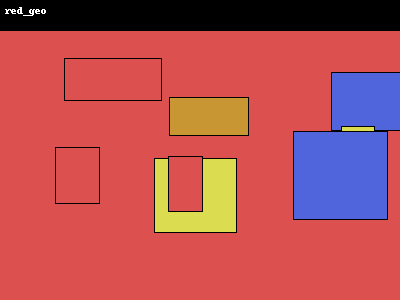
#> input picture multimodal_rag/images/img_01.png, 400 x 300 px, found by its file name
$ python test_run.py
#> lines starting #> are read from the running program, lines starting #| are printed output that depends on the picture
### multimodal_rag/src/image_encoder.py
"""
图片编码器模块
提供像素级特征提取（完全免费）和可选的OpenAI Vision编码
"""
import os
import json
import base64
import numpy as np
from PIL import Image
from io import BytesIO


class ImageEncoder:
    """
    图片编码器 - 支持像素特征和OpenAI Vision两种模式
    """

    def __init__(self, mode: str = "pixel", api_key: str = None):
        """
        Args:
            mode: "pixel" (免费像素特征) | "openai" (需API Key)
            api_key: OpenAI API Key (仅openai模式需要)
        """
        self.mode = mode
        self.api_key = api_key or os.environ.get("OPENAI_API_KEY", "")
        self.dim = 128
        print("[ENCODER] 模式: %s, 维度: %d" % (self.mode, self.dim))

    def encode_image(self, image_path: str):
        """编码单张图片"""
        return self._encode_pixel(image_path)

    def _encode_pixel(self, image_path: str):
        """像素级特征提取 (完全免费)"""
        try:
            img = Image.open(image_path).convert('RGB')
            img = img.resize((224, 224))
            arr = np.array(img, dtype=np.float32) / 255.0

            features = []

            # 颜色直方图
            for i in range(3):
                hist, _ = np.histogram(arr[:, :, i], bins=16, range=(0, 1))
                features.extend((hist / max(hist.sum(), 1)).tolist())

            # 空间颜色分布
            h, w = arr.shape[:2]
            hh, hw = h // 2, w // 2
            for ys, ye in [(0, hh), (hh, h)]:
                for xs, xe in [(0, hw), (hw, w)]:
                    patch = arr[ys:ye, xs:xe]
                    features.extend(patch.mean(axis=(0, 1)).tolist())

            # 梯度特征 (修复维度对齐)
            gray = arr.mean(axis=2)
            dx = np.diff(gray, axis=1)
            dy = np.diff(gray, axis=0)
            mh = min(dx.shape[0], dy.shape[0])
            mw = min(dx.shape[1], dy.shape[1])
            grad = np.sqrt(dx[:mh, :mw]**2 + dy[:mh, :mw]**2)
            gmax = grad.max()
            if gmax > 0:
                hg, _ = np.histogram(grad, bins=16, range=(0, gmax))
            else:
                hg = np.zeros(16)
            features.extend((hg / max(hg.sum(), 1)).tolist())

            # 统计
            features.append(float(grad.mean()))
            features.append(float(arr.mean()))
            features.append(float(arr.std()))
            features.append(float(w / max(h, 1)))
            features.append(float(arr.std(axis=(0,1)).mean()))

            vec = np.array(features, dtype=np.float32)
            n = np.linalg.norm(vec)
            if n > 0:
                vec /= n
            return vec
        except Exception as e:
            print("  [WARN] 编码失败 %s: %s" % (image_path, e))
            return np.zeros(self.dim, dtype=np.float32)

    def encode_text(self, text: str) -> np.ndarray:
        """
        编码文本查询 (用于以文搜图)
        像素模式下用随机投影模拟
        """
        # 基于文本哈希的简单投影 (像素模式下无更好选择)
        np.random.seed(abs(hash(text)) % (2**31))
        vec = np.random.randn(self.dim).astype(np.float32)
        vec /= np.linalg.norm(vec) + 1e-8

        # 加入文本长度等简单特征作为偏置
        words = text.lower().split()
        for word in words[:10]:
            whash = hash(word) % self.dim
            vec[whash % self.dim] += 0.1

        vec /= np.linalg.norm(vec) + 1e-8
        return vec

    # [16 lines left out: functions encode_batch, auto_select_encoder, not called in this run]

### multimodal_rag/src/retriever.py
"""
多模态检索器
基于FAISS的视觉特征向量检索
"""
import os
import json
import pickle
import numpy as np
import faiss
from typing import List, Dict


class VisualRetriever:
    """
    视觉检索器
    使用FAISS进行高效的近似最近邻搜索
    """

    def __init__(self, persist_dir: str = "./index", dim: int = 128):
        self.persist_dir = persist_dir
        self.dim = dim
        self.index = None
        self.metadatas = []
        self.features = None

    # [8 lines left out: function build_index, not called in this run]

    def load(self, persist_dir: str = None) -> bool:
        """从磁盘加载索引"""
        if persist_dir:
            self.persist_dir = persist_dir

        idx_path = os.path.join(self.persist_dir, "faiss_index.bin")
        meta_path = os.path.join(self.persist_dir, "image_metadata.json")
        feat_path = os.path.join(self.persist_dir, "image_features.pkl")

        if not os.path.exists(idx_path):
            print("[WARN] 索引文件不存在: %s" % idx_path)
            return False

        self.index = faiss.read_index(idx_path)
        with open(meta_path, 'r', encoding='utf-8') as f:
            self.metadatas = json.load(f)
        with open(feat_path, 'rb') as f:
            self.features = pickle.load(f)

        print("[RETRIEVER] 已加载: %d 张图片, 维度 %d" % (self.index.ntotal, self.dim))
        return True

    # [9 lines left out: function save, not called in this run]

    def search(self, query_vector: np.ndarray, k: int = 5) -> List[Dict]:
        """执行向量搜索"""
        if self.index is None:
            print("[ERROR] 索引未加载！")
            return []

        q = query_vector.astype(np.float32).reshape(1, -1)

        # 维度对齐
        if q.shape[1] != self.dim:
            print("[WARN] 查询维度(%d)与索引维度(%d)不匹配" % (q.shape[1], self.dim))
            if q.shape[1] < self.dim:
                q = np.concatenate([q, np.zeros((1, self.dim - q.shape[1]), dtype=np.float32)], axis=1)
            else:
                q = q[:, :self.dim]

        faiss.normalize_L2(q)
        k = min(k, self.index.ntotal)
        scores, indices = self.index.search(q, k)

        results = []
        for score, idx in zip(scores[0], indices[0]):
            if idx >= 0 and idx < len(self.metadatas):
                meta = self.metadatas[idx]
                results.append({
                    "filename": meta.get("filename", "unknown"),
                    "filepath": meta.get("filepath", ""),
                    "score": float(score),
                    "feature_idx": int(idx),
                })
        return results

    def search_by_text(self, text: str, encoder, k: int = 5) -> List[Dict]:
        """文本搜索: 编码文本 → 向量搜索"""
        text_vec = encoder.encode_text(text)
        return self.search(text_vec, k)

    def search_by_image(self, image_path: str, encoder, k: int = 5) -> List[Dict]:
        """以图搜图: 编码图片 → 向量搜索"""
        result = encoder.encode_image(image_path)
        return self.search(result, k)


# [21 lines that do not run on import are left out]

### multimodal_rag/src/generator.py
"""
多模态生成器
基于GPT-4o的多模态问答生成 (支持Mock模式)
"""
import os
from typing import List, Dict


class VisualGenerator:
    """基于GPT-4o的视觉问答生成器"""

    # [66 lines left out: functions __init__, _get_client, generate_from_images, not called in this run]


class MockGenerator:
    """Mock生成器 - 不依赖API"""

    def generate_from_images(self, query: str, image_paths: List[str],
                              image_scores: List[float] = None) -> Dict:
        if image_scores is None:
            image_scores = [1.0] * len(image_paths)

        result = "=== Mock模式（未配置API Key）===\n\n"
        result += "查询: %s\n\n" % query
        result += "检索到的图片:\n"
        for path, score in zip(image_paths, image_scores):
            result += "  - %s (相关度: %.4f)\n" % (os.path.basename(path), score)
        result += "\n提示: 设置 OPENAI_API_KEY 启用AI生成回答"

        return {
            "answer": result,
            "images": [os.path.basename(p) for p in image_paths],
            "model": "MOCK",
        }


def create_generator(api_key: str = None):
    """工厂方法"""
    key = api_key or os.environ.get("OPENAI_API_KEY", "")
    if key:
        print("[GEN] GPT-4o 模式")
        return VisualGenerator(api_key=key)
    else:
        print("[GEN] Mock模式 (无API Key)")
        return MockGenerator()

### multimodal_rag/test_run.py
from retriever import VisualRetriever
from image_encoder import ImageEncoder
from generator import create_generator

encoder = ImageEncoder(mode='pixel')
retriever = VisualRetriever(persist_dir='D:/code_workspaces/multimodal_rag/index', dim=128)
retriever.load()
generator = create_generator()

print('\n=== ?????? ===')
results = retriever.search_by_text('cat', encoder, k=3)
for r in results:
    print('  %s (%.4f)' % (r['filename'], r['score']))

print('\n=== ?????? ===')
results2 = retriever.search_by_image('D:/code_workspaces/multimodal_rag/images/img_01.png', encoder, k=3)
#> in _encode_pixel, img is the input picture: PIL image 400x300 RGB; mean R, G, B 180.1, 79.4, 83.9
#> in _encode_pixel, `img = img.resize((224, 224))`:
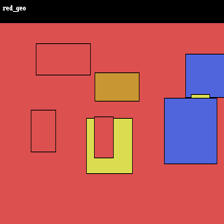
#> img: PIL image 224x224 RGB; mean R, G, B 180.1, 79.4, 83.9
#> after the loop in _encode_pixel, `for i in range(3):`: features = 48 values, max 0.736 at index 37, min 1.99e-05 at index 31, mean 0.0625
#> after the loop in _encode_pixel, `for ys, ye in [(0, hh), (hh, h)]:`:
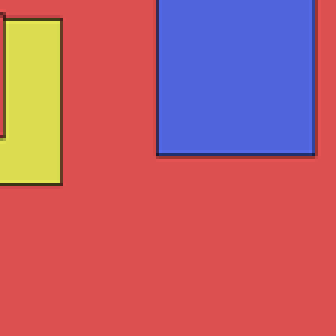
#> patch: shape (112, 112, 3) float32 (shown 3 times larger); mean R, G, B 0.733, 0.371, 0.427
#> after the loop in _encode_pixel, `for ys, ye in [(0, hh), (hh, h)]:`: features = 60 values, max 0.851 at index 54, min 1.99e-05 at index 31, mean 0.14
#> in _encode_pixel, `gray = arr.mean(axis=2)`:
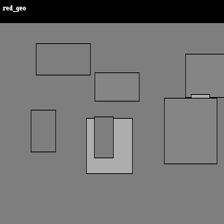
#> gray: shape (224, 224) float32; min 0, max 0.976, mean 0.449
#> in _encode_pixel, `dx = np.diff(gray, axis=1)`:
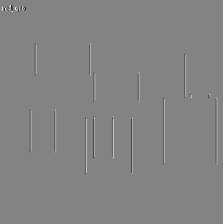
#> dx: shape (224, 223) float32; min -0.91, max 0.851, mean 7.41e-06; drawn with min black and max white
#> in _encode_pixel, `dy = np.diff(gray, axis=0)`:
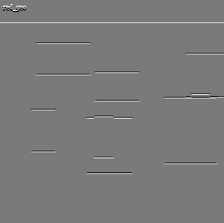
#> dy: shape (223, 224) float32; min -0.714, max 0.769, mean 0.00223; drawn with min black and max white
#> in _encode_pixel, `grad = np.sqrt(dx[:mh, :mw]**2 + dy[:mh, :mw]**2)`:
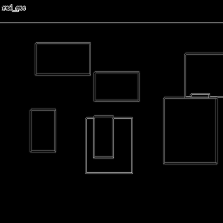
#> grad: shape (223, 223) float32; min 0, max 1.01, mean 0.0175; drawn with min black and max white
#> in _encode_pixel, `gmax = grad.max()`: gmax = 1.01
#> in _encode_pixel, `hg, _ = np.histogram(grad, bins=16, range=(0, gmax))`: hg = [46571, 499, 594, 567, 628, 264, 426, 20, 113, 18, 7, 13, 2, 6, 0, 1]
#> in _encode_pixel, `vec = np.array(features, dtype=np.float32)`: vec = 81 values, max 1 at index 79, min 0 at index 74, mean 0.14
#> in _encode_pixel, `n = np.linalg.norm(vec)`: n = 2.59
#> in _encode_pixel, `vec /= n`: vec = 81 values, max 0.386 at index 79, min 0 at index 74, mean 0.0542
#> in search_by_image, `result = encoder.encode_image(image_path)`: result has the same summary as vec in _encode_pixel
#> results2 = []
for r in results2:
    print('  %s (%.4f)' % (r['filename'], r['score']))
#> this loop made 0 passes

print('\n=== Mock???? ===')
resp = generator.generate_from_images('?????', ['D:/code_workspaces/multimodal_rag/images/img_01.png'], [0.95])
print(resp['answer'])
print('\n???????')

$ run again, with multimodal_rag/images/img_02.png copied over multimodal_rag/images/img_01.png
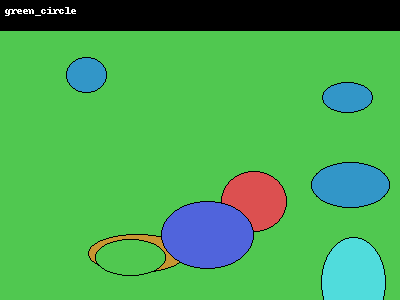
#> input picture multimodal_rag/images/img_02.png, 400 x 300 px, found by its file name
#> in _encode_pixel, img is the input picture: PIL image 400x300 RGB; mean R, G, B 73.8, 169.6, 85.4
#> img: PIL image 224x224 RGB
#> after the loop in _encode_pixel, `for i in range(3):`: features = 48 values, max 0.802 at index 5, min 0.00012 at index 15, mean 0.0625
#> after the loop in _encode_pixel, `for ys, ye in [(0, hh), (hh, h)]:`:
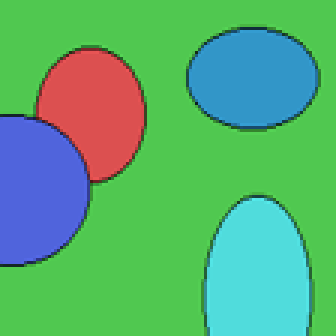
#> patch: shape (112, 112, 3) float32 (shown 3 times larger); mean R, G, B 0.344, 0.683, 0.462
#> after the loop in _encode_pixel, `for ys, ye in [(0, hh), (hh, h)]:`: features = 60 values, max 0.802 at index 5, min 0.00012 at index 15, mean 0.136
#> in _encode_pixel, `grad = np.sqrt(dx[:mh, :mw]**2 + dy[:mh, :mw]**2)`:
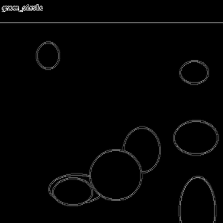
#> grad: shape (223, 223) float32; min 0, max 1.01, mean 0.0146; drawn with min black and max white
#> gmax = 1.01
#> hg = [46965, 572, 429, 535, 454, 270, 344, 44, 43, 23, 17, 16, 8, 4, 2, 3]
#> in _encode_pixel, `vec = np.array(features, dtype=np.float32)`: vec = 81 values, max 1 at index 79, min 4.02e-05 at index 74, mean 0.137
#> n = 2.57
#> in _encode_pixel, `vec /= n`: vec = 81 values, max 0.39 at index 79, min 1.57e-05 at index 74, mean 0.0532
#> result has the same summary as vec in _encode_pixel
#> results2 = []

$ run again, with multimodal_rag/images/img_08.png copied over multimodal_rag/images/img_01.png
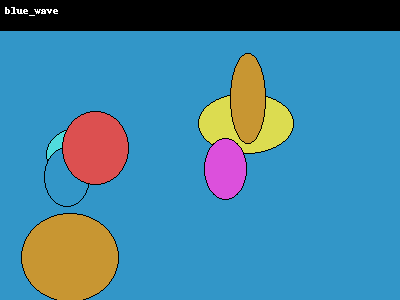
#> input picture multimodal_rag/images/img_08.png, 400 x 300 px, found by its file name
#> in _encode_pixel, img is the input picture: PIL image 400x300 RGB; mean R, G, B 67.7, 131.9, 160.7
#> img: PIL image 224x224 RGB
#> after the loop in _encode_pixel, `for i in range(3):`: features = 48 values, max 0.801 at index 25, min 7.97e-05 at index 15, mean 0.0625
#> after the loop in _encode_pixel, `for ys, ye in [(0, hh), (hh, h)]:`:
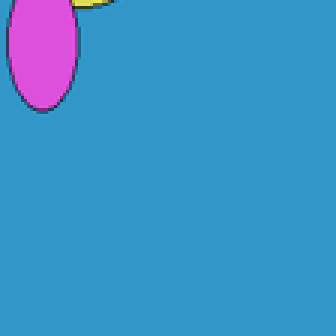
#> patch: shape (112, 112, 3) float32 (shown 3 times larger); mean R, G, B 0.234, 0.571, 0.784
#> after the loop in _encode_pixel, `for ys, ye in [(0, hh), (hh, h)]:`: features = 60 values, max 0.801 at index 25, min 7.97e-05 at index 15, mean 0.144
#> in _encode_pixel, `grad = np.sqrt(dx[:mh, :mw]**2 + dy[:mh, :mw]**2)`:
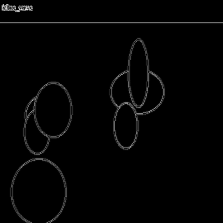
#> grad: shape (223, 223) float32; min 0, max 0.879, mean 0.0145
#> gmax = 0.879
#> hg = [47034, 463, 362, 392, 430, 347, 185, 118, 294, 39, 18, 18, 6, 14, 5, 4]
#> in _encode_pixel, `vec = np.array(features, dtype=np.float32)`: vec = 81 values, max 1 at index 79, min 7.97e-05 at index 15, mean 0.144
#> n = 2.65
#> in _encode_pixel, `vec /= n`: vec = 81 values, max 0.378 at index 79, min 3.01e-05 at index 15, mean 0.0544
#> result has the same summary as vec in _encode_pixel
#> results2 = []
